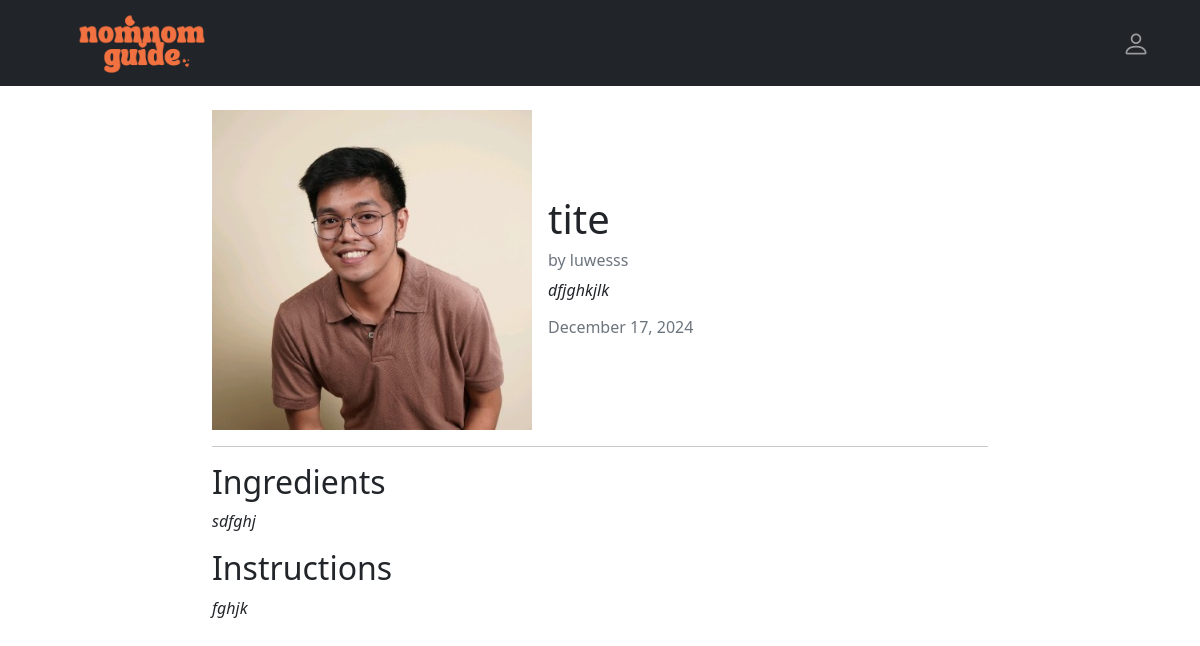
Page /recipe/35 on the committed database.
### recipes/models.py (models this page shows, shortened)
class Recipe(models.Model):
  title = models.CharField(max_length=100)
  description = models.TextField()
  ingredients = models.TextField()
  instructions = models.TextField()
  image = models.ImageField(upload_to='recipe_images/', null=True, blank=True)
  author = models.ForeignKey(User, on_delete=models.CASCADE)
  created_at = models.DateTimeField(auto_now_add=True)
  updated_at = models.DateTimeField(auto_now=True)
  upvotes = models.ManyToManyField(User, related_name='upvoted_recipes', blank=True)
  downvotes = models.ManyToManyField(User, related_name='downvoted_recipes', blank=True)

### recipes/views.py (the view)
# urls.py: path('recipe/<int:pk>', views.RecipeDetailView.as_view(), name="recipes-detail"),
class RecipeDetailView(DetailView):
    model = models.Recipe

### recipes/templates/recipes/recipe_detail.html (shortened to what this page needs)
{% extends "recipes/base.html" %}
{% load static %}
{% block content %}
<div class="d-flex align-items-center">
  <div class="me-3">
    {% if recipe.image %}
        <img src="{{ recipe.image.url }}" alt="Recipe Image" class="img-fluid" style="max-width: 320px;">
    {% else %}
        <img src="{% static 'images/wew.jpg' %}" alt="Default Image" class="img-fluid" style="max-width: 320px;">
    {% endif %}
  </div>
  <div>
      <h1>{{ object.title }}</h1>
      <h6 class="card-subtitle mb-2 text-muted">by {{ object.author }}</h6>
      <p class="card-text fst-italic">{{ object.description }}</p>
      <h6 class="card-subtitle mb-2 text-muted">
          {{ object.updated_at|date:"F d, Y" }}
      </h6>
  </div>
</div>
<hr>
<h2>Ingredients</h2>
<p class="card-text fst-italic">
    {{ object.ingredients|linebreaksbr }}
  </p>
<h2>Instructions</h2>
<p class="card-text fst-italic mb-5">
    {{ object.instructions|linebreaksbr }}
  </p>
{% endblock content %}

### rows in the picture
Recipe: image (picture), title "tite", author "luwesss", description "dfjghkjlk", updated_at "December 17, 2024", ingredients "sdfghj", instructions "fghjk"
